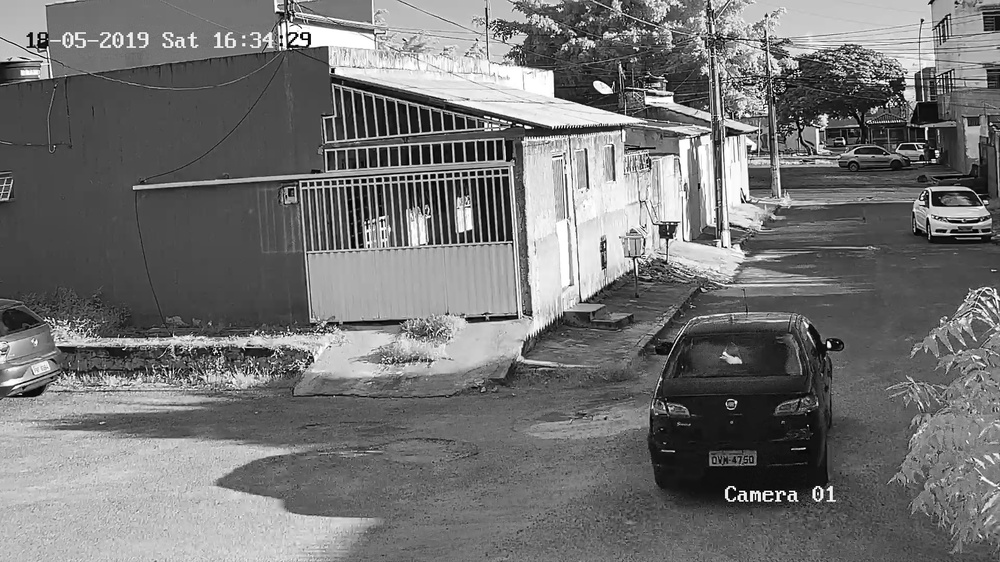
#> input picture Camera/Banco_de_Imagens/18_5_2019/16:34:55.jpg, 1000 x 562 px, shrunk from 1920 x 1080 before the run, found by its file name
$ python plate_local.py
#> lines starting #> are read from the running program, lines starting #| are printed output that depends on the picture; after the words box and inside, x2 and y2 are one past the last pixel; in counts of white or black regions, pixels touching at a corner belong together
import cv2
import cProfile, pstats,io

pr = cProfile.Profile()
pr.enable()
GH = 100 # horizontal gradient
GV = 100 # vertical gradient

#kernel for morphological tophat
kernel_th = cv2.getStructuringElement(cv2.MORPH_RECT,(20,20))#need adjustment
#kernel for morphological opening
kernel_o = cv2.getStructuringElement(cv2.MORPH_RECT,(27,6))#need adjustment
#kernel for morphological closing
kernel_c = cv2.getStructuringElement(cv2.MORPH_RECT,(27,6))#need adjustment

#first load and grayscale
path = "/home/filipesfreitas/Controle_Rasp/Camera/Banco_de_Imagens/18_5_2019/16:34:55.jpg"
img_origin = cv2.imread(path)
#> img_origin is the input picture: shape (562, 1000, 3); min 0, max 255, mean 115.1
img_op = img_origin
img_op = cv2.cvtColor(img_op, cv2.COLOR_BGR2GRAY)
#print(img_op.shape)
cv2.imwrite("img_op.jpg",img_op)
img_op = cv2.blur(img_op,(3,3))


# morphological top-hat
img_op = cv2.morphologyEx(img_op, cv2.MORPH_TOPHAT, kernel_th)
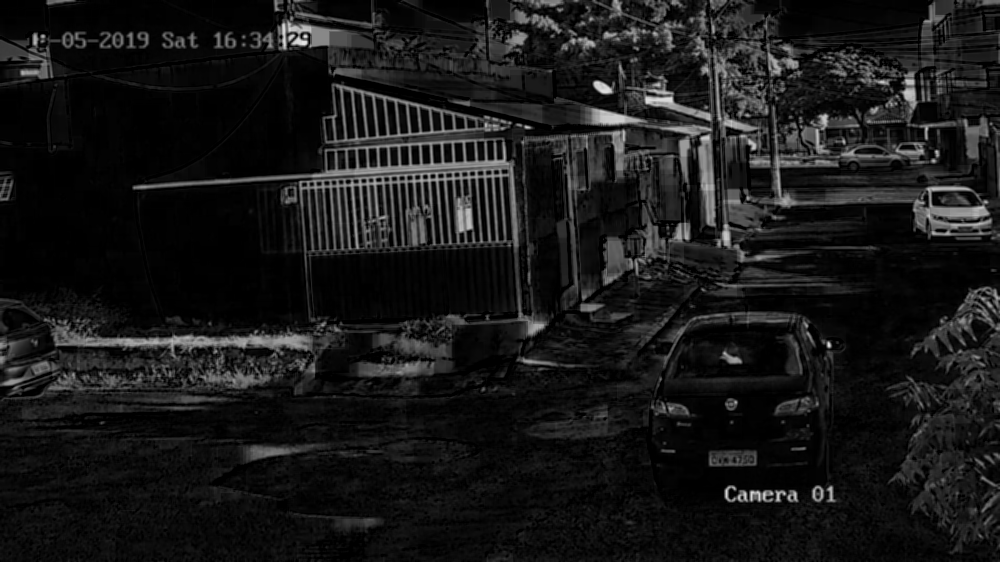
#> img_op: shape (562, 1000); min 0, max 231, mean 23.9
cv2.imwrite('img_op.jpg',img_op)

#Binarization with OTSU method
ret2,thr = cv2.threshold(img_op,0,255,cv2.THRESH_BINARY_INV+cv2.THRESH_OTSU)
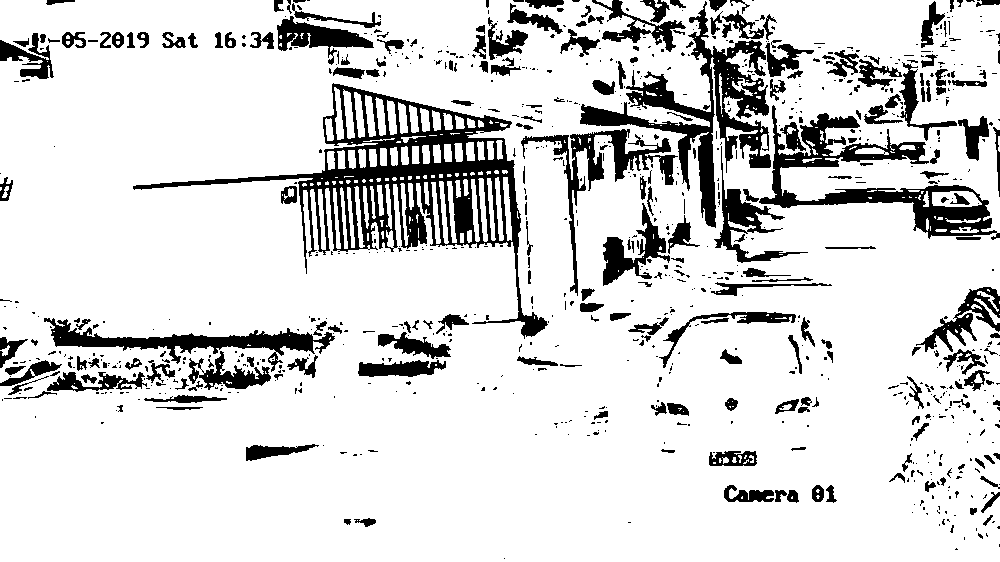
#> thr: shape (562, 1000); 84.9% white; 881 black regions (645 under 20 px), largest, box (x1, y1, x2, y2) and area: (133, 83, 548, 339) 17375, (580, 1, 771, 228) 9108, (759, 105, 1000, 240) 7389
#> ret2 = 50
cv2.imwrite('thr.jpg',thr)

#Opening --> closing
opening = cv2.morphologyEx(thr, cv2.MORPH_OPEN, kernel_o)
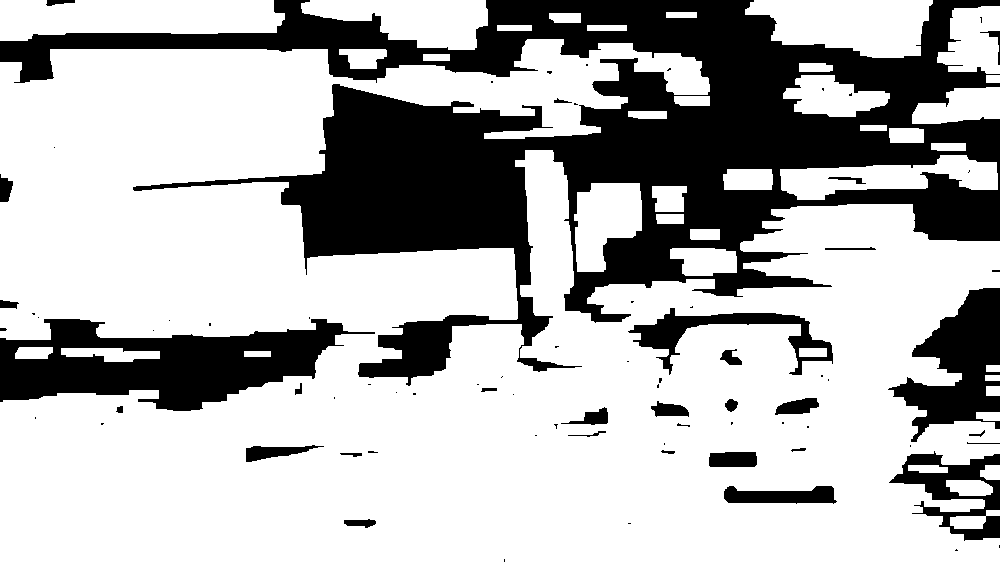
#> opening: shape (562, 1000); 70.3% white; 78 black regions (47 under 20 px), largest, box (x1, y1, x2, y2) and area: (0, 0, 1000, 386) 126296, (0, 319, 375, 411) 18478, (888, 288, 1000, 442) 8497
op_cl = cv2.morphologyEx(opening, cv2.MORPH_CLOSE, kernel_c)
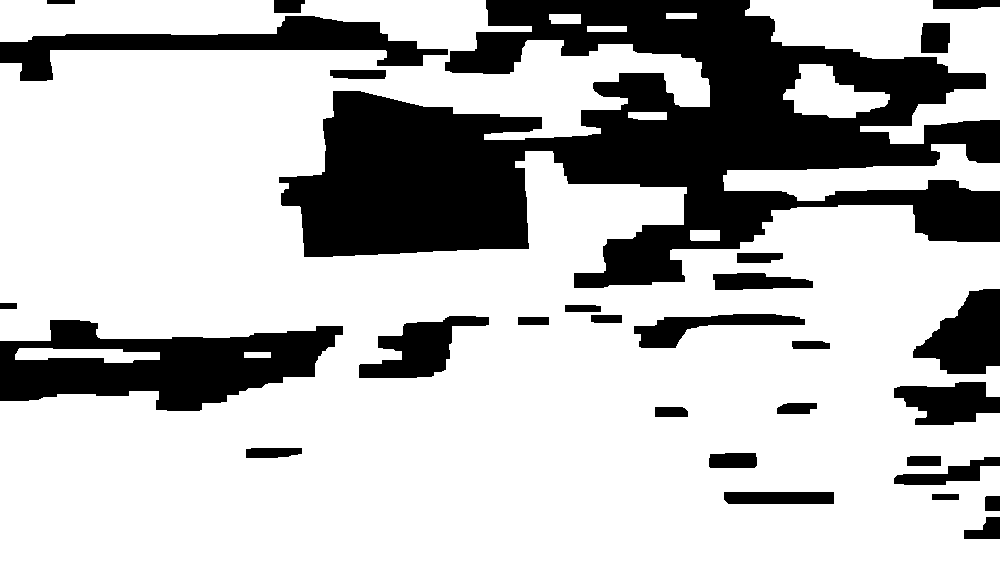
#> op_cl: shape (562, 1000); 72.8% white; 29 black regions, largest, box (x1, y1, x2, y2) and area: (279, 0, 1000, 288) 100198, (0, 320, 343, 411) 17991, (0, 16, 448, 81) 9590
cv2.imwrite('op_cl.jpg',op_cl)

IMG = cv2.Canny(op_cl,GH,GV)
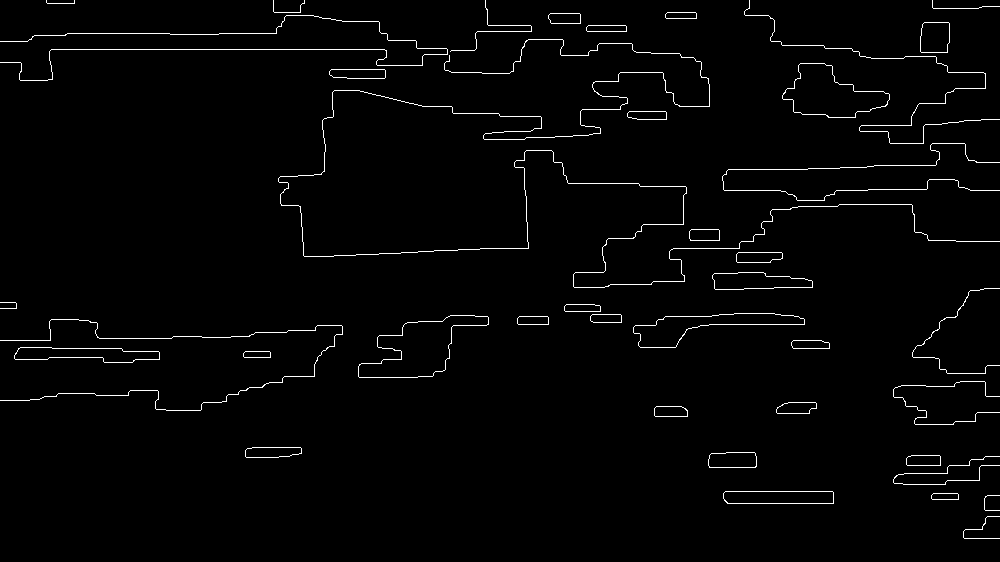
#> IMG: shape (562, 1000); 1.9% white in thin lines or dots
contours, hierarchy = cv2.findContours(op_cl, cv2.RETR_LIST, cv2.CHAIN_APPROX_TC89_L1 )
#> contours = 28 contours; largest, box (x1, y1, x2, y2) and area: (0, 0, 1000, 562) 390285, (745, 0, 1000, 144) 15926, (723, 144, 1000, 201) 6769, (358, 315, 490, 379) 4084, (783, 64, 890, 118) 3210
cv2.drawContours(img_origin, contours, -1, (0,255,0), 3)
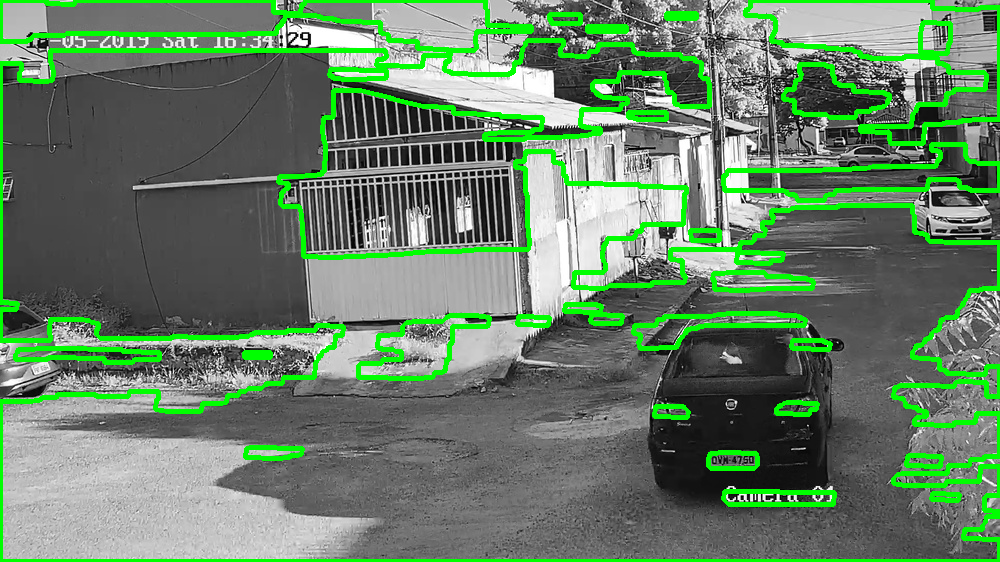
#> img_origin: shape (562, 1000, 3); 10.51% of pixels changed, all inside (x1, y1, x2, y2) = (0, 0, 1000, 562)
cv2.imwrite('img_origin.jpg',img_origin)

pr.disable()
s = io.StringIO()
sortby = 'cumulative'
ps = pstats.Stats(pr, stream=s).sort_stats(sortby)
ps.print_stats()
print(s.getvalue())

$ run again, with Camera/Banco_de_Imagens/18_5_2019/16:21:24.jpg copied over Camera/Banco_de_Imagens/18_5_2019/16:34:55.jpg
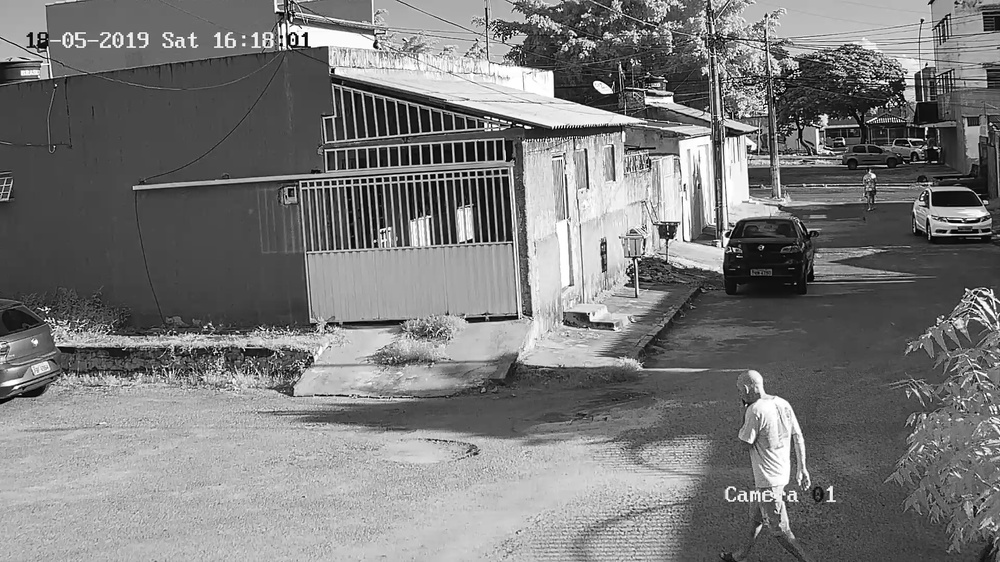
#> input picture Camera/Banco_de_Imagens/18_5_2019/16:21:24.jpg, 1000 x 562 px, shrunk from 1920 x 1080 before the run, found by its file name
#> img_origin is the input picture: shape (562, 1000, 3); min 0, max 255, mean 121.6
#> `ret2,thr = cv2.threshold(img_op,0,255,cv2.THRESH_BINARY_INV+cv2.THRESH..`:
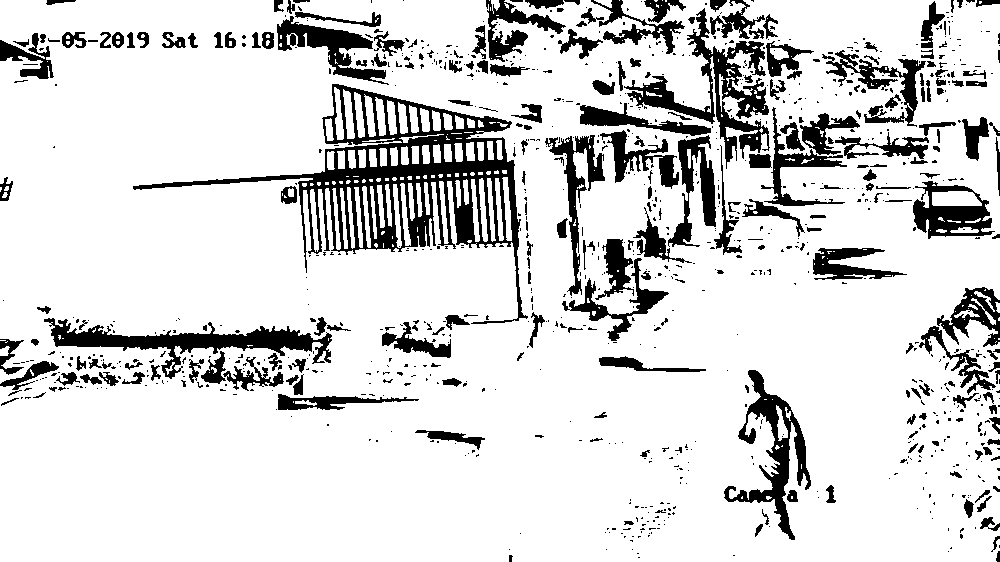
#> thr: shape (562, 1000); 84.7% white; 965 black regions (727 under 20 px), largest, box (x1, y1, x2, y2) and area: (133, 84, 528, 324) 16705, (624, 8, 770, 169) 5301, (44, 318, 332, 379) 4757
#> ret2 = 50
#> opening: shape (562, 1000); 69.3% white; 67 black regions (41 under 20 px), largest, box (x1, y1, x2, y2) and area: (0, 0, 1000, 359) 129954, (0, 307, 419, 411) 19481, (906, 288, 1000, 463) 9420
#> op_cl: shape (562, 1000); 72% white; 28 black regions, largest, box (x1, y1, x2, y2) and area: (0, 0, 1000, 323) 110325, (0, 321, 343, 403) 17386, (907, 290, 1000, 438) 8224
#> IMG: shape (562, 1000); 1.8% white in thin lines or dots
#> contours = 28 contours; largest, box (x1, y1, x2, y2) and area: (0, 40, 1000, 562) 380314, (0, 0, 532, 47) 15892, (747, 0, 1000, 139) 15524, (723, 401, 835, 506) 5860, (776, 64, 890, 118) 2986
#> `cv2.drawContours(img_origin, contours, -1, (0,255,0), 3)`:
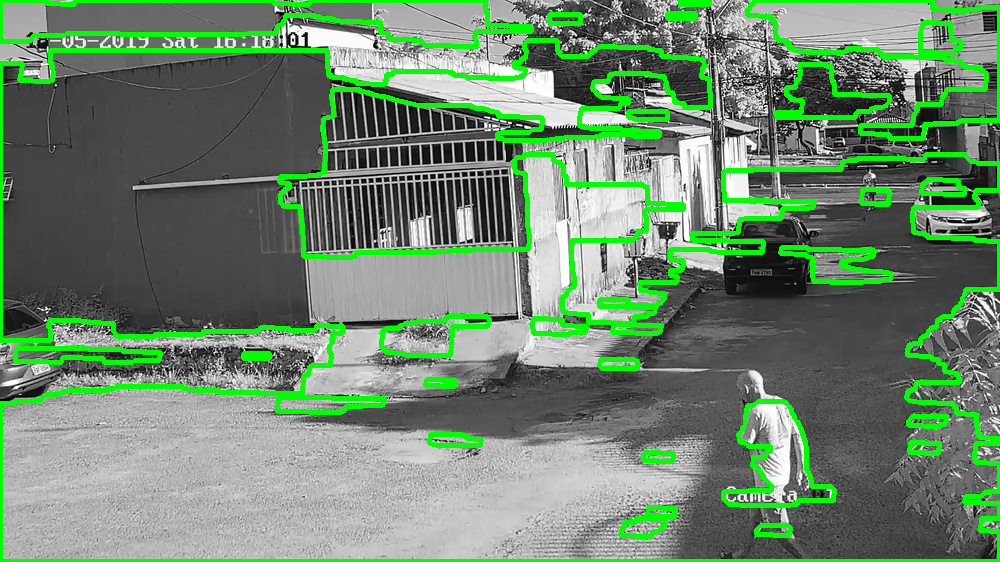
#> img_origin: shape (562, 1000, 3); 10.38% of pixels changed, all inside (x1, y1, x2, y2) = (0, 0, 1000, 562)

$ run again, with Camera/Banco_de_Imagens/18_5_2019/16:22:27.jpg copied over Camera/Banco_de_Imagens/18_5_2019/16:34:55.jpg
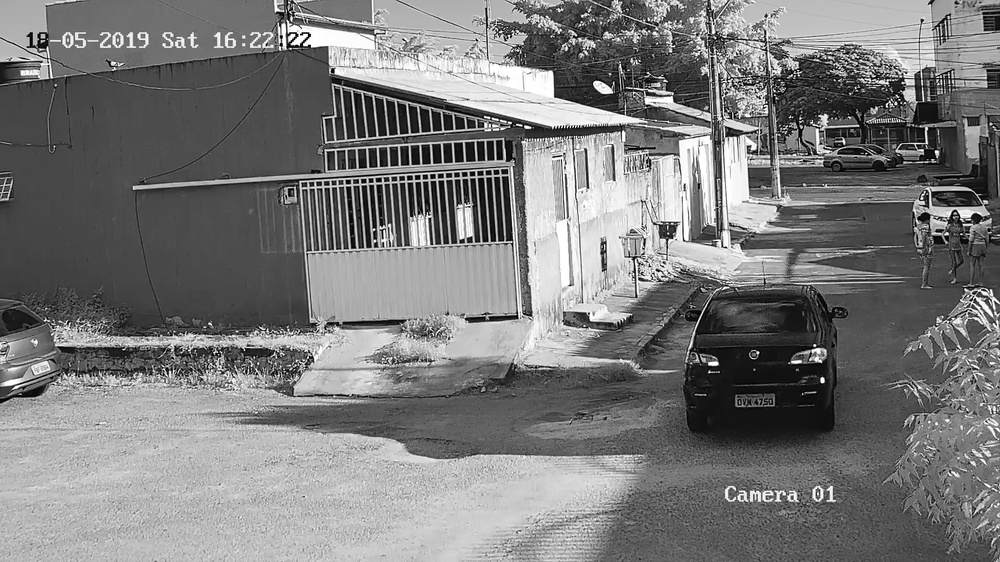
#> input picture Camera/Banco_de_Imagens/18_5_2019/16:22:27.jpg, 1000 x 562 px, shrunk from 1920 x 1080 before the run, found by its file name
#> img_origin is the input picture: shape (562, 1000, 3); min 0, max 255, mean 122.4
#> `ret2,thr = cv2.threshold(img_op,0,255,cv2.THRESH_BINARY_INV+cv2.THRESH..`:
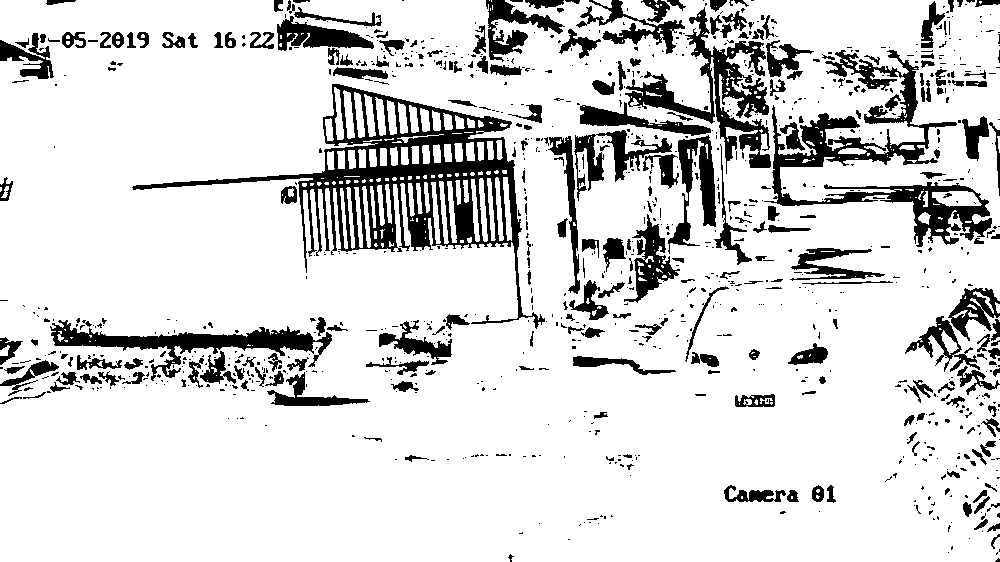
#> thr: shape (562, 1000); 84.8% white; 985 black regions (733 under 20 px), largest, box (x1, y1, x2, y2) and area: (132, 84, 545, 329) 17195, (764, 50, 992, 247) 9617, (625, 7, 771, 174) 5818
#> ret2 = 50
#> opening: shape (562, 1000); 69.1% white; 72 black regions (41 under 20 px), largest, box (x1, y1, x2, y2) and area: (0, 0, 1000, 407) 154809, (895, 285, 1000, 562) 13130, (724, 486, 836, 504) 1436
#> op_cl: shape (562, 1000); 71.8% white; 22 black regions, largest, box (x1, y1, x2, y2) and area: (0, 0, 1000, 339) 110750, (0, 321, 349, 408) 18505, (899, 290, 1000, 437) 8780
#> IMG: shape (562, 1000); 1.8% white in thin lines or dots
#> contours = 21 contours; largest, box (x1, y1, x2, y2) and area: (0, 40, 1000, 562) 372829, (0, 0, 532, 48) 15716, (745, 0, 1000, 73) 12354, (378, 315, 490, 378) 3740, (860, 76, 1000, 144) 3300
#> `cv2.drawContours(img_origin, contours, -1, (0,255,0), 3)`:
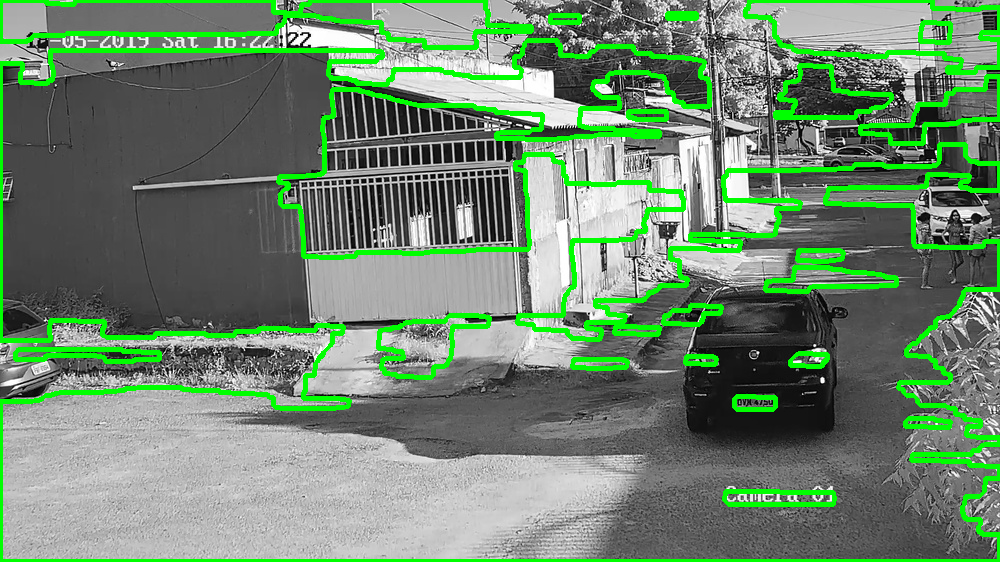
#> img_origin: shape (562, 1000, 3); 10.13% of pixels changed, all inside (x1, y1, x2, y2) = (0, 0, 1000, 562)
